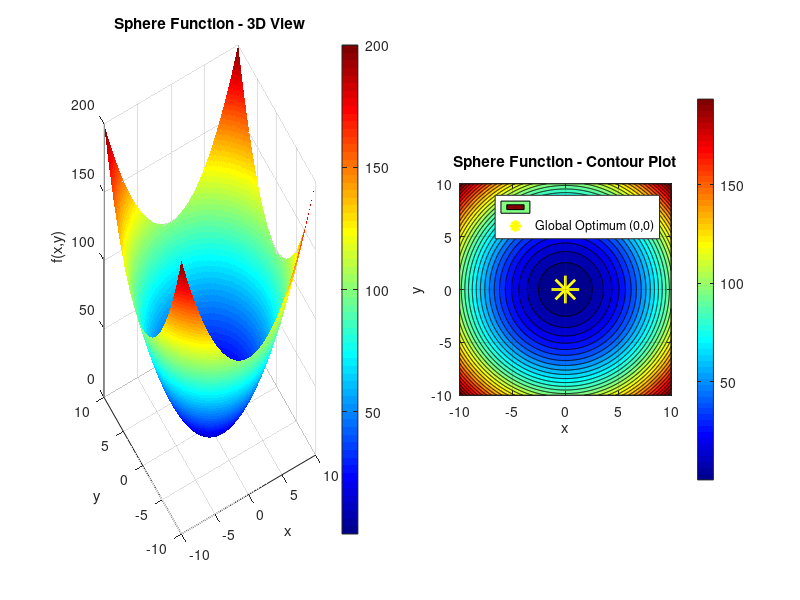
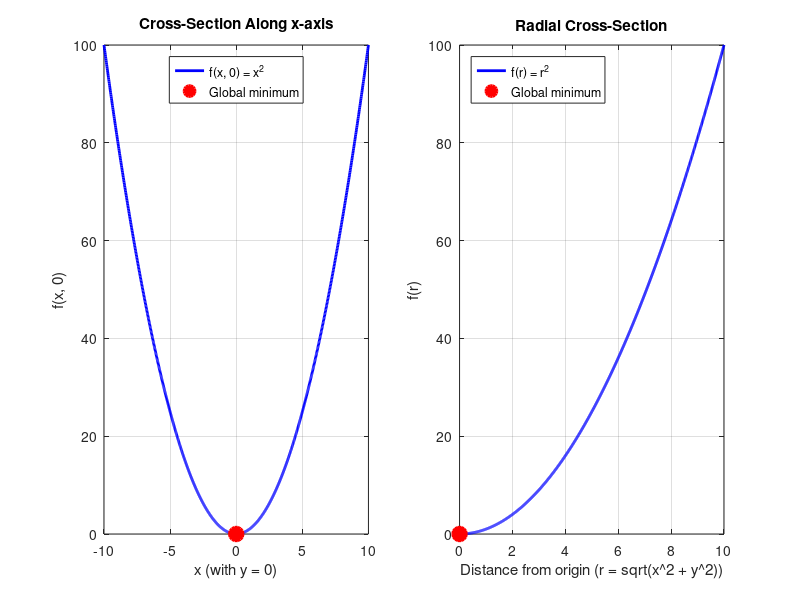

These charts were generated, in order, by the following MATLAB code:
% MATLAB script to plot the Sphere function
% f(x,y) = x^2 + y^2
%
% This is one of the simplest benchmark functions in optimization
% Creates a smooth paraboloid (bowl shape) with a single global minimum

% Define the domain
x = linspace(-10, 10, 500);
y = linspace(-10, 10, 500);
[X, Y] = meshgrid(x, y);

% Calculate the Sphere function
Z = X.^2 + Y.^2;

% Create the 3D surface plot
figure('Position', [100, 100, 1200, 500]);

% Subplot 1: 3D surface
subplot(1, 2, 1);
surf(X, Y, Z, 'EdgeColor', 'none');
colormap(jet);
colorbar;
xlabel('x');
ylabel('y');
zlabel('f(x,y)');
title('Sphere Function - 3D View');
view(-30, 30);
grid on;
axis tight;

% Mark the global optimum at origin
hold on;
plot3(0, 0, 0, 'y*', 'MarkerSize', 20, 'LineWidth', 2);
hold off;

% Subplot 2: Contour plot
subplot(1, 2, 2);
contourf(X, Y, Z, 30);
colormap(jet);
colorbar;
xlabel('x');
ylabel('y');
title('Sphere Function - Contour Plot');
grid on;
axis equal;
xlim([-10 10]);
ylim([-10 10]);

% Mark the global optimum
hold on;
plot(0, 0, 'y*', 'MarkerSize', 20, 'LineWidth', 2);
legend('', 'Global Optimum (0,0)', 'Location', 'northeast');
hold off;

% Create a third figure showing cross-sections
figure('Position', [100, 650, 1200, 400]);

% Subplot 1: Cross-section along x-axis (y=0)
subplot(1, 2, 1);
x_vals = linspace(-10, 10, 1000);
f_x = x_vals.^2;
plot(x_vals, f_x, 'b-', 'LineWidth', 2);
grid on;
xlabel('x (with y = 0)');
ylabel('f(x, 0)');
title('Cross-Section Along x-axis');
hold on;
plot(0, 0, 'ro', 'MarkerSize', 10, 'LineWidth', 2, 'MarkerFaceColor', 'r');
legend('f(x, 0) = x^2', 'Global minimum', 'Location', 'north');
hold off;

% Subplot 2: Radial cross-section
subplot(1, 2, 2);
r_vals = linspace(0, 10, 1000);
f_r = r_vals.^2;
plot(r_vals, f_r, 'b-', 'LineWidth', 2);
grid on;
xlabel('Distance from origin (r = sqrt(x^2 + y^2))', 'Interpreter', 'none');
ylabel('f(r)');
title('Radial Cross-Section');
hold on;
plot(0, 0, 'ro', 'MarkerSize', 10, 'LineWidth', 2, 'MarkerFaceColor', 'r');
legend('f(r) = r^2', 'Global minimum', 'Location', 'northwest');
hold off;

% Print some information
fprintf('Sphere Function Properties:\n');
fprintf('Function: f(x,y) = x^2 + y^2\n');
fprintf('For n dimensions: f(x) = sum(x_i^2) for i=1 to n\n');
fprintf('Domain: x, y in [-100, 100] (shown [-10, 10])\n');
fprintf('Global optimum: (0, 0) with f(0, 0) = 0\n');
fprintf('Properties:\n');
fprintf('  - Unimodal (single minimum)\n');
fprintf('  - Convex everywhere\n');
fprintf('  - Separable (each dimension independent)\n');
fprintf('  - Radially symmetric\n');
fprintf('  - Continuous and differentiable everywhere\n');
fprintf('  - Gradient: grad(f) = [2*x, 2*y]\n');
fprintf('  - One of the simplest test functions\n');
fprintf('  - Easy for most optimization algorithms\n');
